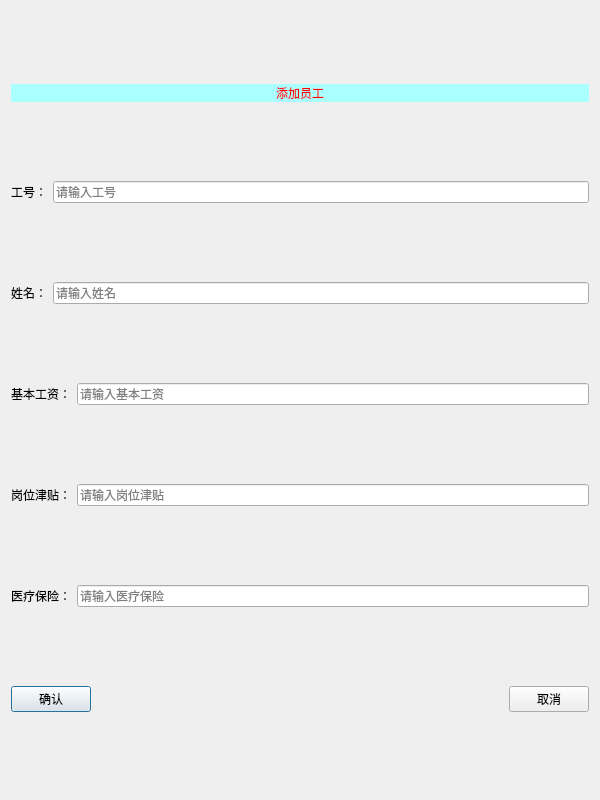
<?xml version="1.0" encoding="UTF-8"?>
<ui version="4.0">
 <class>Add_person</class>
 <widget class="QDialog" name="Add_person">
  <property name="geometry">
   <rect>
    <x>0</x>
    <y>0</y>
    <width>600</width>
    <height>800</height>
   </rect>
  </property>
  <property name="minimumSize">
   <size>
    <width>600</width>
    <height>800</height>
   </size>
  </property>
  <property name="maximumSize">
   <size>
    <width>600</width>
    <height>800</height>
   </size>
  </property>
  <property name="windowTitle">
   <string>添加学生</string>
  </property>
  <layout class="QVBoxLayout" name="verticalLayout">
   <item>
    <widget class="QLabel" name="label">
     <property name="sizePolicy">
      <sizepolicy hsizetype="Preferred" vsizetype="Fixed">
       <horstretch>0</horstretch>
       <verstretch>0</verstretch>
      </sizepolicy>
     </property>
     <property name="styleSheet">
      <string notr="true">font: 30pt &quot;微软雅黑&quot;;
color: rgb(255, 0, 0);
background-color: rgb(170, 255, 255);</string>
     </property>
     <property name="text">
      <string>添加员工</string>
     </property>
     <property name="alignment">
      <set>Qt::AlignCenter</set>
     </property>
    </widget>
   </item>
   <item>
    <layout class="QHBoxLayout" name="horizontalLayout">
     <item>
      <widget class="QLabel" name="label_2">
       <property name="styleSheet">
        <string notr="true">font: 14pt &quot;微软雅黑&quot;;</string>
       </property>
       <property name="text">
        <string>工号：</string>
       </property>
      </widget>
     </item>
     <item>
      <widget class="QLineEdit" name="id_acc">
       <property name="styleSheet">
        <string notr="true">font: 14pt &quot;微软雅黑&quot;;</string>
       </property>
       <property name="placeholderText">
        <string>请输入工号</string>
       </property>
       <property name="clearButtonEnabled">
        <bool>true</bool>
       </property>
      </widget>
     </item>
    </layout>
   </item>
   <item>
    <layout class="QHBoxLayout" name="horizontalLayout_2">
     <item>
      <widget class="QLabel" name="label_3">
       <property name="styleSheet">
        <string notr="true">font: 14pt &quot;微软雅黑&quot;;</string>
       </property>
       <property name="text">
        <string>姓名：</string>
       </property>
      </widget>
     </item>
     <item>
      <widget class="QLineEdit" name="name_acc">
       <property name="styleSheet">
        <string notr="true">font: 14pt &quot;微软雅黑&quot;;</string>
       </property>
       <property name="placeholderText">
        <string>请输入姓名</string>
       </property>
       <property name="clearButtonEnabled">
        <bool>true</bool>
       </property>
      </widget>
     </item>
    </layout>
   </item>
   <item>
    <layout class="QHBoxLayout" name="horizontalLayout_3">
     <item>
      <widget class="QLabel" name="label_4">
       <property name="styleSheet">
        <string notr="true">font: 14pt &quot;微软雅黑&quot;;</string>
       </property>
       <property name="text">
        <string>基本工资：</string>
       </property>
      </widget>
     </item>
     <item>
      <widget class="QLineEdit" name="salary">
       <property name="styleSheet">
        <string notr="true">font: 14pt &quot;微软雅黑&quot;;</string>
       </property>
       <property name="placeholderText">
        <string>请输入基本工资</string>
       </property>
       <property name="clearButtonEnabled">
        <bool>true</bool>
       </property>
      </widget>
     </item>
    </layout>
   </item>
   <item>
    <layout class="QHBoxLayout" name="horizontalLayout_5">
     <item>
      <widget class="QLabel" name="label_5">
       <property name="styleSheet">
        <string notr="true">font: 14pt &quot;微软雅黑&quot;;</string>
       </property>
       <property name="text">
        <string>岗位津贴：</string>
       </property>
      </widget>
     </item>
     <item>
      <widget class="QLineEdit" name="allowance">
       <property name="styleSheet">
        <string notr="true">font: 14pt &quot;微软雅黑&quot;;</string>
       </property>
       <property name="placeholderText">
        <string>请输入岗位津贴</string>
       </property>
      </widget>
     </item>
    </layout>
   </item>
   <item>
    <layout class="QHBoxLayout" name="horizontalLayout_6">
     <item>
      <widget class="QLabel" name="label_6">
       <property name="styleSheet">
        <string notr="true">font: 14pt &quot;微软雅黑&quot;;</string>
       </property>
       <property name="text">
        <string>医疗保险：</string>
       </property>
      </widget>
     </item>
     <item>
      <widget class="QLineEdit" name="lineEdit_2">
       <property name="styleSheet">
        <string notr="true">font: 14pt &quot;微软雅黑&quot;;</string>
       </property>
       <property name="placeholderText">
        <string>请输入医疗保险</string>
       </property>
      </widget>
     </item>
    </layout>
   </item>
   <item>
    <layout class="QHBoxLayout" name="horizontalLayout_4">
     <item>
      <widget class="QPushButton" name="btn_ok">
       <property name="styleSheet">
        <string notr="true">font: 14pt &quot;微软雅黑&quot;;</string>
       </property>
       <property name="text">
        <string>确认</string>
       </property>
      </widget>
     </item>
     <item>
      <spacer name="horizontalSpacer">
       <property name="orientation">
        <enum>Qt::Horizontal</enum>
       </property>
       <property name="sizeHint" stdset="0">
        <size>
         <width>40</width>
         <height>20</height>
        </size>
       </property>
      </spacer>
     </item>
     <item>
      <widget class="QPushButton" name="btn_cancel">
       <property name="styleSheet">
        <string notr="true">font: 14pt &quot;微软雅黑&quot;;</string>
       </property>
       <property name="text">
        <string>取消</string>
       </property>
      </widget>
     </item>
    </layout>
   </item>
  </layout>
 </widget>
 <resources/>
 <connections/>
</ui>
